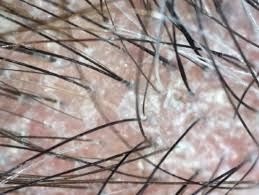
#> input picture hair_image.jpeg, 259 x 195 px
$ python hairTypes.py
#> lines starting #> are read from the running program, lines starting #| are printed output that depends on the picture; after the words box and inside, x2 and y2 are one past the last pixel; in counts of white or black regions, pixels touching at a corner belong together
import cv2

# Load the trichoscopy image in grayscale
image = cv2.imread('hair_image.jpeg', cv2.IMREAD_GRAYSCALE)
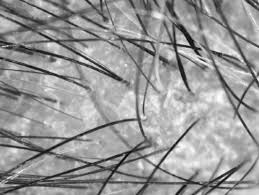
#> image: shape (195, 259); min 0, max 255, mean 152.5

# Apply adaptive thresholding to segment hair follicle openings
_, threshold = cv2.threshold(image, 0, 255, cv2.THRESH_BINARY_INV + cv2.THRESH_OTSU)
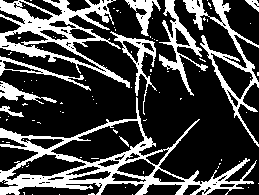
#> threshold: shape (195, 259); 26.7% white; 90 white regions (79 under 20 px), largest, box (x1, y1, x2, y2) and area: (0, 97, 257, 195) 4982, (0, 0, 130, 88) 3298, (183, 0, 259, 147) 1765

# Apply morphological operations to enhance the hair follicle openings
kernel = cv2.getStructuringElement(cv2.MORPH_ELLIPSE, (3, 3))
morph = cv2.morphologyEx(threshold, cv2.MORPH_OPEN, kernel)
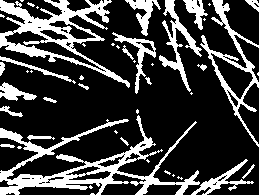
#> morph: shape (195, 259); 24.6% white; 47 white regions (25 under 20 px)

# Find contours of hair follicle openings
contours, _ = cv2.findContours(morph, cv2.RETR_EXTERNAL, cv2.CHAIN_APPROX_SIMPLE)
#> contours = 47 contours, 28 with area under 20; largest, box (x1, y1, x2, y2) and area: (0, 0, 130, 88) 3929, (0, 115, 200, 195) 3722, (200, 0, 259, 147) 1944, (159, 0, 202, 92) 730, (112, 32, 156, 94) 456

# Draw red circles around the hair follicle openings
for contour in contours:
    (x, y, w, h) = cv2.boundingRect(contour)
    center = (int(x + w / 2), int(y + h / 2))
    radius = int((w + h) / 4)
    cv2.circle(image, center, radius, (0, 0, 255), 2)
#> this loop made 47 passes
#> (x, y, w, h, center, radius) on passes 2, 3, 5, 6, 7, 9, 10, 11, 12, 14, 15, 16: (89, 185, 4, 4, (91, 187), 2), (177, 176, 6, 4, (180, 178), 2), (164, 170, 7, 5, (167, 172), 3), (242, 164, 13, 15, (248, 171), 7), (191, 159, 63, 36, (222, 177), 24), (17, 146, 5, 3, (19, 147), 2), (0, 144, 15, 4, (7, 146), 4), (120, 137, 9, 9, (124, 141), 4), (27, 135, 28, 5, (41, 137), 8), (0, 115, 200, 80, (100, 155), 70), (136, 109, 3, 5, (137, 111), 2), (0, 106, 23, 11, (11, 111), 8)
#> (contour, x, y, w, h, center, radius) on passes 1, 4, 8, 13, 18, 23: ([[91, 193], [90, 194], [94, 194], [93, 193]], 90, 193, 5, 2, (92, 194), 1), ([[173, 174], [172, 175], [173, 176], [174, 175]], 172, 174, 3, 3, (173, 175), 1), ([[147, 159], [146, 160], [148, 162], [149, 161]], 146, 159, 4, 4, (148, 161), 2), ([[115, 130], [114, 131], [116, 133], [117, 132]], 114, 130, 4, 4, (116, 132), 2), ([[191, 92], [190, 93], [191, 94], [192, 93]], 190, 92, 3, 3, (191, 93), 1), ([[258, 72], [257, 73], [257, 74], [258, 75]], 257, 72, 2, 4, (258, 74), 1)
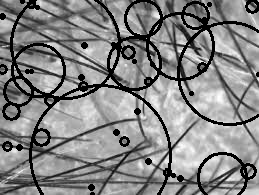
#> image: shape (195, 259); 12.93% of pixels changed, all inside (x1, y1, x2, y2) = (0, 0, 259, 195)

# Display the resulting image
cv2.imshow('Hair Follicle Openings', image)
cv2.waitKey(0)
cv2.destroyAllWindows()
